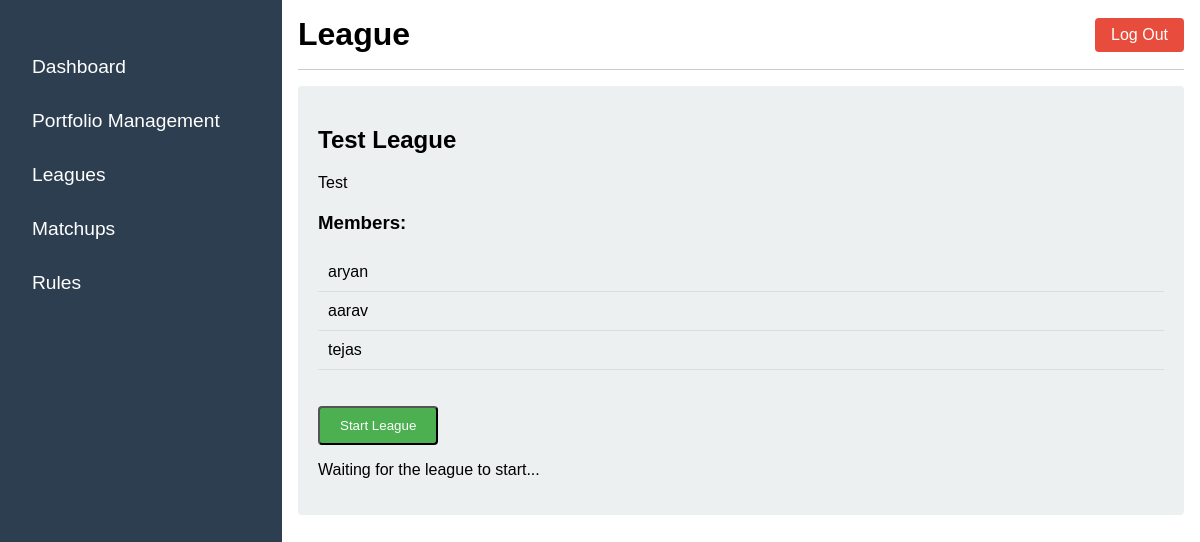
Page /league/ (signed in) on the earlier database version.
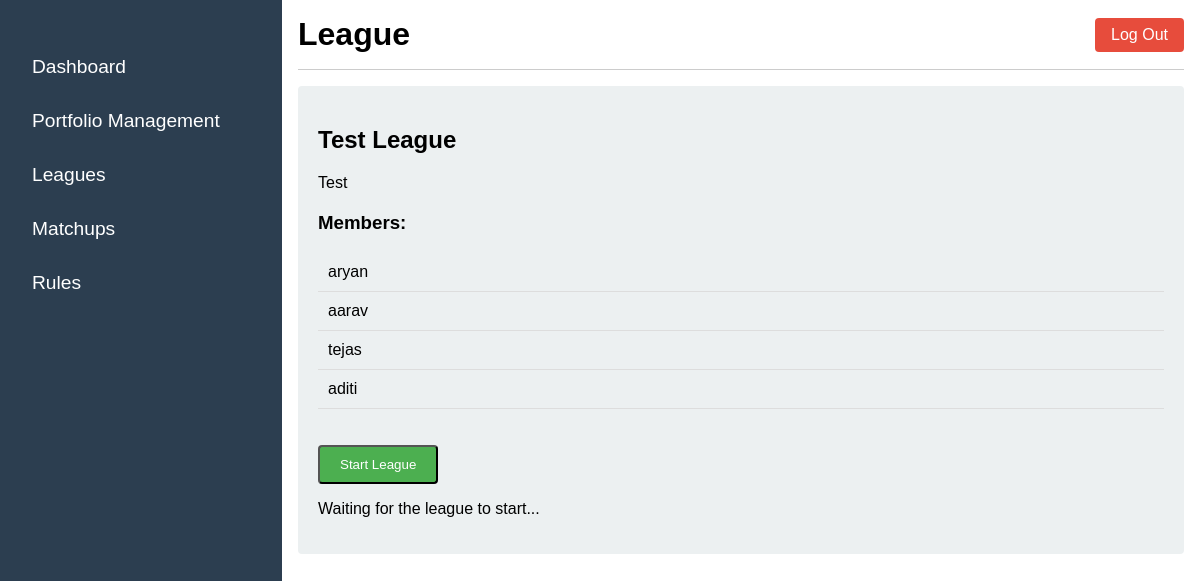
Same page on the later database version.
### leagues/models.py (models this page shows, shortened)
class League(models.Model):
    name = models.CharField(max_length=100)
    description = models.TextField(blank=True)
    created_at = models.DateTimeField(auto_now_add=True)
    owner = models.ForeignKey(User, on_delete=models.CASCADE, related_name='owned_leagues')
    key = models.CharField(max_length=20, default = "")
    started = models.BooleanField(default=False)
    draftDone = models.BooleanField(default=False)
    length = models.IntegerField(default=7)
    current_week = models.IntegerField(default=1)
    next_week_date = models.DateField(null=True, blank=True)

class LeagueMembership(models.Model):
    user = models.ForeignKey(User, on_delete=models.CASCADE)
    league = models.ForeignKey(League, on_delete=models.CASCADE)
    joined_at = models.DateTimeField(auto_now_add=True)
    wins = models.IntegerField(default=0)  # New attribute
    losses = models.IntegerField(default=0)  # New attribute
    ties = models.IntegerField(default=0)  # New attribute

### leagues/views.py (the view, shortened to what this page needs)
# urls.py: path('league/', league_view, name='league'),
@login_required
def league_view(request):
    try:
        league_membership = LeagueMembership.objects.get(user=request.user)
        league = league_membership.league
    except LeagueMembership.DoesNotExist:
        league = None
    if league:
        is_owner = league.owner == request.user
        members = LeagueMembership.objects.filter(league=league) if is_owner else []
    else:
        is_owner = False
        members = []
    context = {
        'league': league,
        'is_owner': is_owner,
        'members': members,
        'started': league.started if league else False,
        'draftDone': league.draftDone if league else False
    }
    return render(request, 'league.html', context)

### templates/league.html (shortened to what this page needs)
<!DOCTYPE html>
<html lang="en">
<head>
    {% load static %}
    <link rel="stylesheet" href="{% static 'css/portal.css' %}">
</head>
<body>
    <div class="portal-container">
        <nav class="sidebar">
            <ul>
                <li><a href="{% url 'user_portal' %}">Dashboard</a></li>
                <li><a href="{% url 'portfolio_management' %}">Portfolio Management</a></li>
                <li><a href="{% url 'league' %}">Leagues</a></li>
                <li><a href="{% url 'matchups' %}">Matchups</a></li>
                <li><a href="#">Rules</a></li>
            </ul>
        </nav>
        <div class="main-content">
            <header>
                <div class="header-content">
                    <h1>League</h1>
                    <a href="{% url 'logout' %}" class="logout-button">Log Out</a>
                </div>
            </header>
            <section class="league-container">
                {% if league %}
                    <h2>{{ league.name }}</h2>
                    <p>{{ league.description }}</p>
                    {% if is_owner %}
                        <div class="members-list">
                            <h3>Members:</h3>
                            <ul>
                                {% for member in members %}
                                    <li>{{ member.user.username }}</li>
                                {% endfor %}
                            </ul>
                        </div>
                        <form method="post">
                            {% if not league.started %}
                                <button type="submit" name="start_league" class="start-league-button">Start League</button>
                            {% elif not league.draftDone %}
                                <button type="submit" name="end_draft" class="end-draft-button">End Draft</button>
                            {% endif %}
                        </form>
                    {% endif %}
                    {% if league.started and not league.draftDone %}
                        <a href="#" class="enter-draft-button" id="enter-draft-button">Enter Draft</a>
                    {% elif not league.started %}
                        <p id="draft-status-message">Waiting for the league to start...</p>
                    {% endif %}
                {% else %}
                    <p>You are not part of any league. Please join or create a league.</p>
                    <a href="{% url 'create_league' %}" class="btn">Create League</a>
                    <a href="{% url 'join_league' %}" class="btn">Join League</a>
                {% endif %}
            </section>
        </div>
    </div>
</body>
</html>

### static/css/portal.css (style rules this page uses)
body { font-family: 'Arial', sans-serif; margin: 0; padding: 0; display: flex; height: 100vh; }
.portal-container { display: flex; width: 100%; }
.sidebar { width: 250px; background-color: #2c3e50; color: white; display: flex; flex-direction: column; justify-content: space-between; padding: 1rem; }
.sidebar ul { list-style-type: none; padding: 0; }
.sidebar ul li { margin: 1rem 0; }
.sidebar ul li a { color: white; text-decoration: none; font-size: 1.2rem; display: block; padding: 0.5rem 1rem; transition: background 0.3s; }
.main-content { flex-grow: 1; padding: 1rem; }
header { display: flex; justify-content: space-between; align-items: center; border-bottom: 1px solid #ccc; padding-bottom: 1rem; margin-bottom: 1rem; }
.header-content { display: flex; justify-content: space-between; align-items: center; width: 100%; }
h1 { margin: 0; }
.logout-button { background-color: #e74c3c; color: white; text-decoration: none; padding: 0.5rem 1rem; border-radius: 4px; transition: background 0.3s; }
section { padding: 1rem; background-color: #ecf0f1; border-radius: 4px; }

### templates/league.html (style rules this page uses)
.league-container { padding: 20px; }
.members-list { margin-top: 20px; }
.members-list ul { list-style-type: none; padding: 0; }
.members-list li { padding: 10px; border-bottom: 1px solid #ddd; }
.start-league-button, .end-draft-button { margin-top: 20px; display: inline-block; background-color: #4CAF50; color: white; padding: 10px 20px; text-align: center; text-decoration: none; border-radius: 4px; }

Differences in the rows shown:
added LeagueMembership: user.username "aditi"
